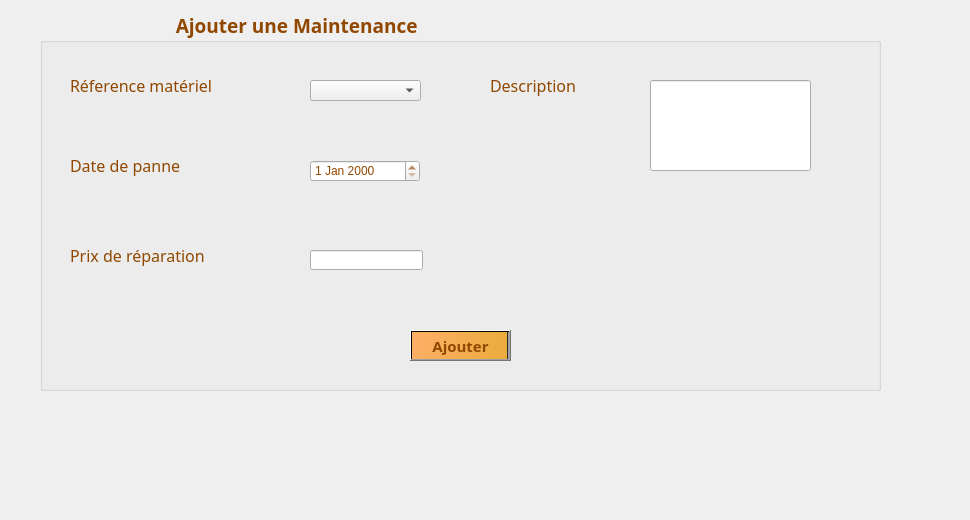
     <widget class="QWidget" name="tab_maintenance_3">
      <attribute name="title">
       <string>Ajouter</string>
      </attribute>
      <widget class="QGroupBox" name="groupBox_maintenance">
       <property name="geometry">
        <rect>
         <x>40</x>
         <y>10</y>
         <width>841</width>
         <height>381</height>
        </rect>
       </property>
       <property name="font">
        <font>
         <family>Lucida Calligraphy</family>
         <pointsize>14</pointsize>
         <weight>75</weight>
         <bold>true</bold>
        </font>
       </property>
       <property name="styleSheet">
        <string notr="true">color: rgb(144, 72, 0);</string>
       </property>
       <property name="title">
        <string>                           Ajouter une Maintenance</string>
       </property>
       <widget class="QLabel" name="label_maintenance_7">
        <property name="geometry">
         <rect>
          <x>30</x>
          <y>140</y>
          <width>171</width>
          <height>31</height>
         </rect>
        </property>
        <property name="font">
         <font>
          <family>Lucida Calligraphy</family>
          <pointsize>12</pointsize>
         </font>
        </property>
        <property name="text">
         <string>Date de panne</string>
        </property>
       </widget>
       <widget class="QLineEdit" name="lineEdit_maintenance">
        <property name="geometry">
         <rect>
          <x>270</x>
          <y>240</y>
          <width>113</width>
          <height>20</height>
         </rect>
        </property>
       </widget>
       <widget class="QDateEdit" name="dateEdit_maintenance">
        <property name="geometry">
         <rect>
          <x>270</x>
          <y>150</y>
          <width>110</width>
          <height>22</height>
         </rect>
        </property>
       </widget>
       <widget class="QLabel" name="label_maintenance_9">
        <property name="geometry">
         <rect>
          <x>30</x>
          <y>60</y>
          <width>231</width>
          <height>31</height>
         </rect>
        </property>
        <property name="font">
         <font>
          <family>Lucida Calligraphy</family>
          <pointsize>12</pointsize>
         </font>
        </property>
        <property name="text">
         <string>Réference matériel</string>
        </property>
       </widget>
       <widget class="QLabel" name="label_maintenance_11">
        <property name="geometry">
         <rect>
          <x>30</x>
          <y>230</y>
          <width>201</width>
          <height>31</height>
         </rect>
        </property>
        <property name="font">
         <font>
          <family>Lucida Calligraphy</family>
          <pointsize>12</pointsize>
         </font>
        </property>
        <property name="text">
         <string>Prix de réparation</string>
        </property>
       </widget>
       <widget class="QLabel" name="label_maintenance_12">
        <property name="geometry">
         <rect>
          <x>450</x>
          <y>60</y>
          <width>171</width>
          <height>31</height>
         </rect>
        </property>
        <property name="font">
         <font>
          <family>Lucida Calligraphy</family>
          <pointsize>12</pointsize>
         </font>
        </property>
        <property name="text">
         <string>Description</string>
        </property>
       </widget>
       <widget class="QPushButton" name="pushButton_maintenance">
        <property name="geometry">
         <rect>
          <x>370</x>
          <y>320</y>
          <width>101</width>
          <height>31</height>
         </rect>
        </property>
        <property name="font">
         <font>
          <family>Lucida Calligraphy</family>
          <pointsize>11</pointsize>
          <weight>75</weight>
          <bold>true</bold>
         </font>
        </property>
        <property name="styleSheet">
         <string notr="true">color: rgb(144, 72, 0);
background-color: qlineargradient(spread:pad, x1:0, y1:0, x2:1, y2:0, stop:0 rgba(255, 175, 102, 255), stop:0.978814 rgba(235, 171, 61, 255), stop:0.98 rgba(0, 0, 0, 255), stop:1 rgba(0, 0, 0, 0));</string>
        </property>
        <property name="text">
         <string>Ajouter</string>
        </property>
       </widget>
       <widget class="QLineEdit" name="lineEdit_maintenance_6">
        <property name="geometry">
         <rect>
          <x>610</x>
          <y>70</y>
          <width>161</width>
          <height>91</height>
         </rect>
        </property>
       </widget>
      </widget>
      <widget class="QLabel" name="label_maintenance">
       <property name="geometry">
        <rect>
         <x>-20</x>
         <y>-100</y>
         <width>961</width>
         <height>511</height>
        </rect>
       </property>
       <property name="text">
        <string/>
       </property>
       <property name="pixmap">
        <pixmap>../m.png</pixmap>
       </property>
      </widget>
      <widget class="QComboBox" name="comboBox_maintenance_1">
       <property name="geometry">
        <rect>
         <x>310</x>
         <y>80</y>
         <width>111</width>
         <height>21</height>
        </rect>
       </property>
      </widget>
      <zorder>label_maintenance</zorder>
      <zorder>groupBox_maintenance</zorder>
      <zorder>comboBox_maintenance_1</zorder>
     </widget>
